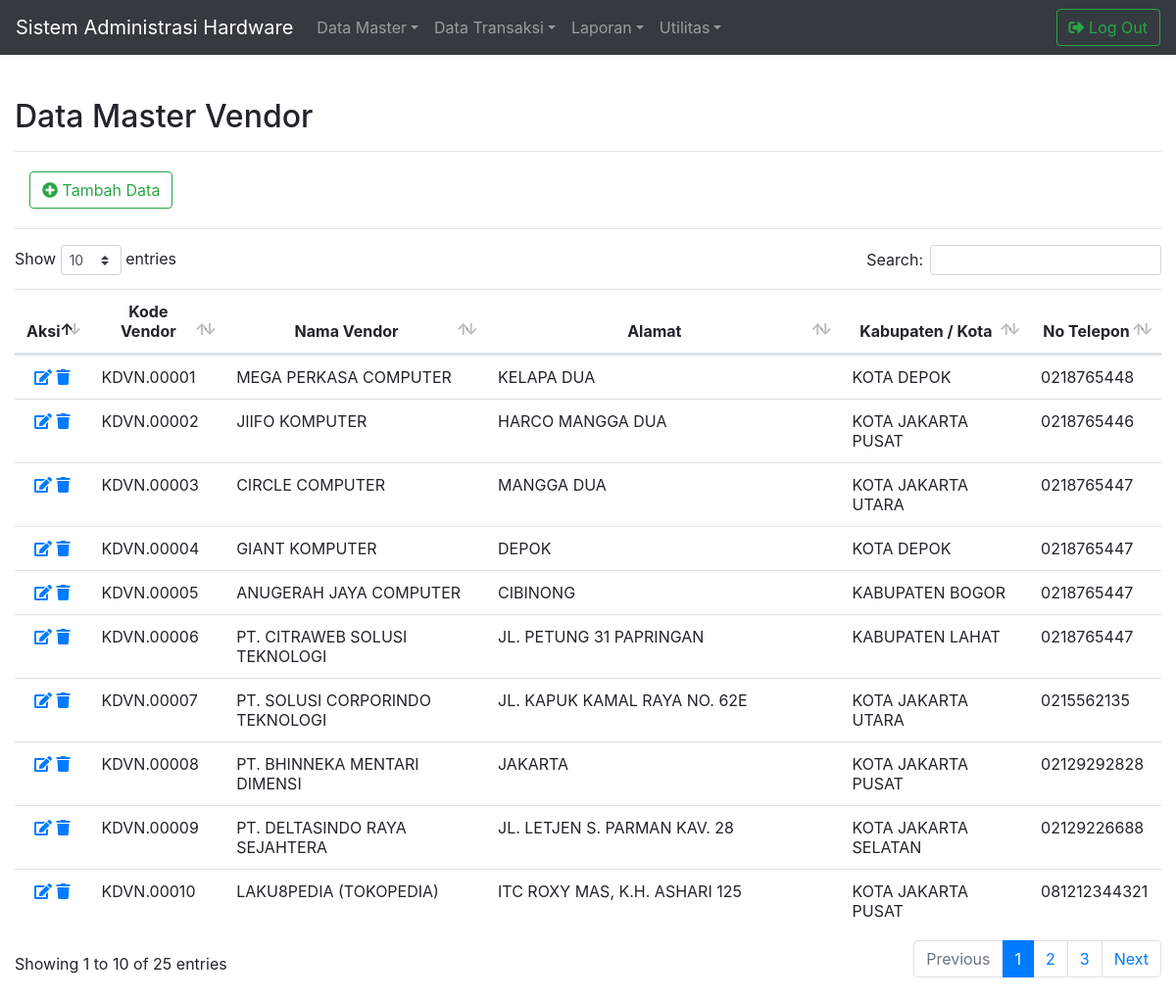
Screenshot of /master/FormDataMstVendor.php (signed in) with the database file from the repository.
### tables this page shows
CREATE TABLE `mst_vendor` (
  `kode_vendor` varchar(10) NOT NULL,
  `nama_vendor` varchar(100) NOT NULL,
  `alamat` varchar(150) NOT NULL,
  `kode_propinsi` varchar(10) NOT NULL,
  `kode_kabupaten_kota` varchar(10) NOT NULL,
  `website` varchar(100) NOT NULL,
  `no_telepon` varchar(13) NOT NULL,
  `alamat_email` varchar(50) NOT NULL,
  `tanggal_entri` date NOT NULL,
  `tanggal_pembaruan` date NOT NULL
);

CREATE TABLE `mst_kabupaten_kota` (
  `kode_kabupaten_kota` varchar(10) NOT NULL,
  `nama_kabupaten_kota` varchar(50) NOT NULL,
  `tanggal_entri` date NOT NULL,
  `tanggal_pembaruan` date NOT NULL
);

### library/modul.php (called while the page is built, shortened)
<?php
$Koneksi = mysqli_connect("localhost", "root", "", "db_hardware") or die (mysqli_error());
function Query($Query){
	global $Koneksi;
	$HasilQuery	= mysqli_query($Koneksi, $Query);
	$Wadah = [];
	while($Baris = mysqli_fetch_assoc($HasilQuery)){
		$Wadah[] = $Baris;
	}
	return $Wadah;
}
?>

### master/FormDataMstVendor.php (the view, shortened to what this page needs)
<?php
include_once("../library/modul.php");
$TampilDataMstVendor = Query("SELECT mst_vendor.kode_vendor, mst_vendor.nama_vendor, mst_vendor.alamat, mst_kabupaten_kota.nama_kabupaten_kota, mst_vendor.no_telepon
	FROM mst_vendor
	INNER JOIN mst_kabupaten_kota ON mst_vendor.kode_kabupaten_kota = mst_kabupaten_kota.kode_kabupaten_kota
	ORDER BY kode_vendor ASC");
?>
<html>
<head>
<link rel="stylesheet" href="../library/bootstrap/css/bootstrap.min.css">
<link rel="stylesheet" href="../library/datatables/css/dataTables.bootstrap4.min.css">
<link rel="stylesheet" href="../library/fontawesome/css/all.css">
<link rel="stylesheet" href="../library/custom.css">
<link rel="stylesheet" href="../library/bootstrap4navbar/css/bootstrap-4-navbar.css">
</head>
<body>
<?php include_once ("../library/navbar.php"); ?>
<div class="container-fluid">
	<div id="JudulForm">
		<h2>Data Master Vendor</h2>
		<hr>
	</div>
</div>
<div class="container-fluid" id="TampilDataMasterCabang">
	<div class="container-fluid" id="TambahData">
		<a href="../master/EntriDataMstVendor.php"><button type="button" class=" btn btn-outline-success"><i class="fas fa-plus-circle"></i> Tambah Data
		</button></a>
	</div>
	<hr>
	<table class="table table-hover" id="TabelTampilData">
		<thead align="center">
			<tr>
				<th>Aksi</th>
				<th>Kode Vendor</th>
				<th>Nama Vendor</th>
				<th>Alamat</th>
				<th>Kabupaten / Kota</th>
				<th>No Telepon</th>
			</tr>
		</thead>
		<tbody>
		<?php foreach($TampilDataMstVendor as $Baris) : ?>
		<tr>
			<td align="center">
				<a href="UbahDataMstVendor.php?kode_vendor=<?php echo $Baris["kode_vendor"] ?>" data-toggle="tooltip" data-placement="bottom" title="Ubah Data"><i class="fas fa-edit"></i></a>
				<a href="HapusDataMstVendor.php?kode_vendor=<?php echo $Baris["kode_vendor"] ?>" data-toggle="tooltip" data-placement="bottom" title="Hapus Data" onclick="return confirm('Yakin Data Akan Dihapus?');"><i class="fas fa-trash"></i></a>
			</td>
			<td><?php echo $Baris["kode_vendor"] ?></td>
			<td><?php echo $Baris["nama_vendor"] ?></td>
			<td><?php echo $Baris["alamat"] ?></td>
			<td><?php echo $Baris["nama_kabupaten_kota"] ?></td>
			<td><?php echo $Baris["no_telepon"] ?></td>
		</tr>
		<?php endforeach; ?>
		</tbody>
	</table>
</div>
</body>
</html>

### library/custom.css (style rules this page uses)
#JudulForm { margin-top: 100px; margin-bottom: 20px; }
#TampilDataMasterCabang { margin-bottom: 20px; }
#TambahData { margin-bottom: 20px; }

### rows the page displays
mst_vendor: kode_vendor "KDVN.00001", nama_vendor "MEGA PERKASA COMPUTER", alamat "KELAPA DUA", kode_kabupaten_kota.nama_kabupaten_kota "KOTA DEPOK", no_telepon "0218765448"
mst_vendor: kode_vendor "KDVN.00002", nama_vendor "JIIFO KOMPUTER", alamat "HARCO MANGGA DUA", kode_kabupaten_kota.nama_kabupaten_kota "KOTA JAKARTA PUSAT", no_telepon "0218765446"
mst_vendor: kode_vendor "KDVN.00003", nama_vendor "CIRCLE COMPUTER", alamat "MANGGA DUA", kode_kabupaten_kota.nama_kabupaten_kota "KOTA JAKARTA UTARA", no_telepon "0218765447"
mst_vendor: kode_vendor "KDVN.00004", nama_vendor "GIANT KOMPUTER", alamat "DEPOK", kode_kabupaten_kota.nama_kabupaten_kota "KOTA DEPOK", no_telepon "0218765447"
mst_vendor: kode_vendor "KDVN.00005", nama_vendor "ANUGERAH JAYA COMPUTER", alamat "CIBINONG", kode_kabupaten_kota.nama_kabupaten_kota "KABUPATEN BOGOR", no_telepon "0218765447"
mst_vendor: kode_vendor "KDVN.00006", nama_vendor "PT. CITRAWEB SOLUSI TEKNOLOGI", alamat "JL. PETUNG 31 PAPRINGAN", kode_kabupaten_kota.nama_kabupaten_kota "KABUPATEN LAHAT", no_telepon "0218765447"
mst_vendor: kode_vendor "KDVN.00007", nama_vendor "PT. SOLUSI CORPORINDO TEKNOLOGI", alamat "JL. KAPUK KAMAL RAYA NO. 62E", kode_kabupaten_kota.nama_kabupaten_kota "KOTA JAKARTA UTARA", no_telepon "0215562135"
mst_vendor: kode_vendor "KDVN.00008", nama_vendor "PT. BHINNEKA MENTARI DIMENSI", alamat "JAKARTA", kode_kabupaten_kota.nama_kabupaten_kota "KOTA JAKARTA PUSAT", no_telepon "02129292828"
mst_vendor: kode_vendor "KDVN.00009", nama_vendor "PT. DELTASINDO RAYA SEJAHTERA", alamat "JL. LETJEN S. PARMAN KAV. 28", kode_kabupaten_kota.nama_kabupaten_kota "KOTA JAKARTA SELATAN", no_telepon "02129226688"
mst_vendor: kode_vendor "KDVN.00010", nama_vendor "LAKU8PEDIA (TOKOPEDIA)", alamat "ITC ROXY MAS, K.H. ASHARI 125", kode_kabupaten_kota.nama_kabupaten_kota "KOTA JAKARTA PUSAT", no_telepon "081212344321"
